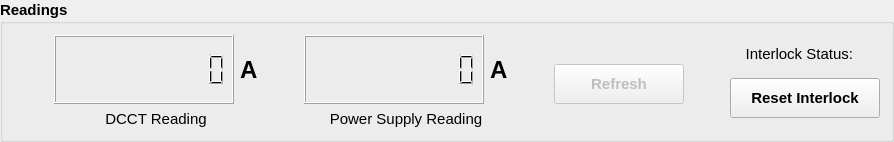
    <widget class="QGroupBox" name="groupBox_2">
     <property name="font">
      <font>
       <pointsize>11</pointsize>
       <weight>75</weight>
       <bold>true</bold>
      </font>
     </property>
     <property name="title">
      <string>Readings</string>
     </property>
     <layout class="QGridLayout" name="gridLayout_4">
      <item row="0" column="7" rowspan="4" colspan="2">
       <layout class="QVBoxLayout" name="verticalLayout_5">
        <item>
         <layout class="QHBoxLayout" name="horizontalLayout_4">
          <item>
           <widget class="QLabel" name="label_137">
            <property name="font">
             <font>
              <pointsize>11</pointsize>
              <weight>50</weight>
              <bold>false</bold>
             </font>
            </property>
            <property name="text">
             <string>Interlock Status:</string>
            </property>
            <property name="alignment">
             <set>Qt::AlignRight|Qt::AlignTrailing|Qt::AlignVCenter</set>
            </property>
           </widget>
          </item>
          <item>
           <widget class="QPushButton" name="pb_interlock">
            <property name="maximumSize">
             <size>
              <width>21</width>
              <height>21</height>
             </size>
            </property>
            <property name="font">
             <font>
              <weight>50</weight>
              <bold>false</bold>
             </font>
            </property>
            <property name="text">
             <string/>
            </property>
            <property name="icon">
             <iconset>
              <normaloff>../../resources/img/LEDverde.png</normaloff>
              <normalon>../../resources/img/LEDvermelho.png</normalon>../../resources/img/LEDverde.png</iconset>
            </property>
            <property name="iconSize">
             <size>
              <width>20</width>
              <height>61</height>
             </size>
            </property>
            <property name="checkable">
             <bool>true</bool>
            </property>
            <property name="flat">
             <bool>true</bool>
            </property>
           </widget>
          </item>
         </layout>
        </item>
        <item>
         <widget class="QPushButton" name="pb_reset_inter">
          <property name="minimumSize">
           <size>
            <width>150</width>
            <height>40</height>
           </size>
          </property>
          <property name="font">
           <font>
            <pointsize>11</pointsize>
            <weight>75</weight>
            <bold>true</bold>
           </font>
          </property>
          <property name="text">
           <string>Reset Interlock</string>
          </property>
         </widget>
        </item>
       </layout>
      </item>
      <item row="0" column="1" rowspan="3">
       <layout class="QHBoxLayout" name="horizontalLayout_2">
        <item>
         <widget class="QLCDNumber" name="lcd_current_dcct">
          <property name="sizePolicy">
           <sizepolicy hsizetype="Expanding" vsizetype="Minimum">
            <horstretch>0</horstretch>
            <verstretch>0</verstretch>
           </sizepolicy>
          </property>
          <property name="minimumSize">
           <size>
            <width>180</width>
            <height>0</height>
           </size>
          </property>
          <property name="font">
           <font>
            <pointsize>11</pointsize>
           </font>
          </property>
          <property name="digitCount">
           <number>10</number>
          </property>
         </widget>
        </item>
        <item>
         <widget class="QLabel" name="label_161">
          <property name="font">
           <font>
            <pointsize>18</pointsize>
           </font>
          </property>
          <property name="text">
           <string>A</string>
          </property>
         </widget>
        </item>
       </layout>
      </item>
      <item row="0" column="3" rowspan="3">
       <layout class="QHBoxLayout" name="horizontalLayout_3">
        <item>
         <widget class="QLCDNumber" name="lcd_ps_reading">
          <property name="sizePolicy">
           <sizepolicy hsizetype="Expanding" vsizetype="Minimum">
            <horstretch>0</horstretch>
            <verstretch>0</verstretch>
           </sizepolicy>
          </property>
          <property name="minimumSize">
           <size>
            <width>180</width>
            <height>0</height>
           </size>
          </property>
          <property name="font">
           <font>
            <pointsize>11</pointsize>
           </font>
          </property>
          <property name="digitCount">
           <number>10</number>
          </property>
         </widget>
        </item>
        <item>
         <widget class="QLabel" name="label_163">
          <property name="enabled">
           <bool>true</bool>
          </property>
          <property name="font">
           <font>
            <pointsize>18</pointsize>
           </font>
          </property>
          <property name="text">
           <string>A</string>
          </property>
         </widget>
        </item>
       </layout>
      </item>
      <item row="2" column="6">
       <spacer name="horizontalSpacer_3">
        <property name="orientation">
         <enum>Qt::Horizontal</enum>
        </property>
        <property name="sizeHint" stdset="0">
         <size>
          <width>40</width>
          <height>20</height>
         </size>
        </property>
       </spacer>
      </item>
      <item row="1" column="8">
       <widget class="QLabel" name="label_interlock">
        <property name="text">
         <string/>
        </property>
       </widget>
      </item>
      <item row="2" column="2">
       <spacer name="horizontalSpacer">
        <property name="orientation">
         <enum>Qt::Horizontal</enum>
        </property>
        <property name="sizeHint" stdset="0">
         <size>
          <width>40</width>
          <height>20</height>
         </size>
        </property>
       </spacer>
      </item>
      <item row="2" column="4">
       <spacer name="horizontalSpacer_2">
        <property name="orientation">
         <enum>Qt::Horizontal</enum>
        </property>
        <property name="sizeHint" stdset="0">
         <size>
          <width>40</width>
          <height>20</height>
         </size>
        </property>
       </spacer>
      </item>
      <item row="3" column="3">
       <widget class="QLabel" name="label_170">
        <property name="font">
         <font>
          <weight>50</weight>
          <bold>false</bold>
         </font>
        </property>
        <property name="text">
         <string>Power Supply Reading</string>
        </property>
        <property name="alignment">
         <set>Qt::AlignCenter</set>
        </property>
       </widget>
      </item>
      <item row="3" column="1">
       <widget class="QLabel" name="label_164">
        <property name="font">
         <font>
          <weight>50</weight>
          <bold>false</bold>
         </font>
        </property>
        <property name="text">
         <string>DCCT Reading</string>
        </property>
        <property name="alignment">
         <set>Qt::AlignCenter</set>
        </property>
       </widget>
      </item>
      <item row="2" column="5">
       <widget class="QPushButton" name="pb_refresh">
        <property name="enabled">
         <bool>false</bool>
        </property>
        <property name="sizePolicy">
         <sizepolicy hsizetype="Preferred" vsizetype="Fixed">
          <horstretch>0</horstretch>
          <verstretch>0</verstretch>
         </sizepolicy>
        </property>
        <property name="minimumSize">
         <size>
          <width>130</width>
          <height>40</height>
         </size>
        </property>
        <property name="text">
         <string>Refresh</string>
        </property>
        <property name="icon">
         <iconset resource="../../../../rotating-coil-software/Rotating Coil v3/resource_file.qrc">
          <normaloff>:/Images/imagens/1351621535_Refresh.png</normaloff>:/Images/imagens/1351621535_Refresh.png</iconset>
        </property>
       </widget>
      </item>
      <item row="2" column="0">
       <spacer name="horizontalSpacer_4">
        <property name="orientation">
         <enum>Qt::Horizontal</enum>
        </property>
        <property name="sizeHint" stdset="0">
         <size>
          <width>40</width>
          <height>20</height>
         </size>
        </property>
       </spacer>
      </item>
     </layout>
    </widget>
